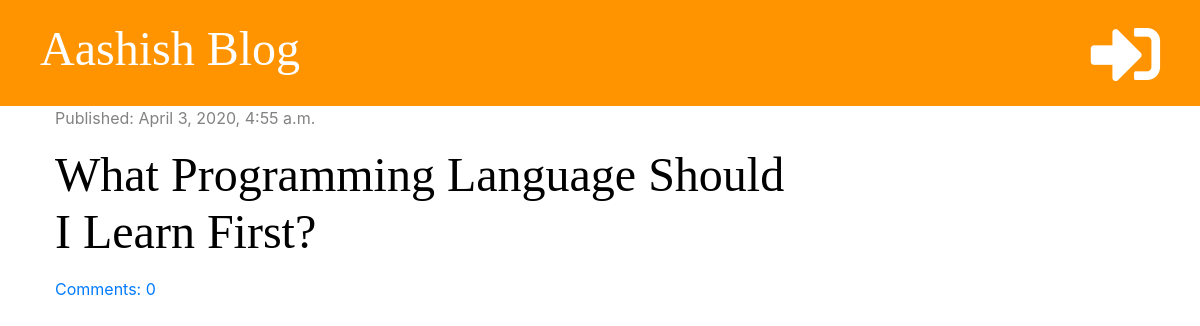
The page / on the database its author committed.
### blog/models.py (models this page shows, shortened)
class Post(models.Model):
    author = models.ForeignKey('auth.User', on_delete=models.CASCADE)
    title = models.CharField(max_length=200)
    text = models.TextField()
    created_date = models.DateTimeField(default=timezone.now)
    published_date = models.DateTimeField(blank=True, null=True)
    def approved_comments(self):
        return self.comments.filter(approved=True)

### blog/views.py (the view)
# urls.py: path('', views.post_list, name='post_list'),
def post_list(request):
    posts = Post.objects.filter(
        published_date__lte=timezone.now()).order_by('-published_date')
    stuff_for_frontend = {'posts': posts}
    return render(request, 'blog/post_list.html', stuff_for_frontend)

### blog/templatetags/markdownify.py (called while the page is built)
@register.filter
def markdown(value):
    renderer = HighlightRenderer()
    markdown = mistune.Markdown(renderer=renderer)
    return markdown(value)

### blog/templates/blog/post_list.html (shortened to what this page needs)
{% extends 'blog/base.html' %}
{% load markdownify %}
{% block content %}
{% for post in posts %}
<div class="post">
    <div class="date">
        <p>Published: {{ post.published_date }}</p>
    </div>
    <h1><a href="{% url 'post_detail' pk=post.pk %}">{{ post.title }}</a></h1>
    <a href="{% url 'post_detail' pk=post.pk %}">Comments: {{post.approved_comments.count}}</a>
</div>
{% endfor %}
{% endblock %}

### blog/static/css/blog.css (style rules this page uses)
h1, h2, h3, h4 { font-family: 'Tangerine', 'Inconsolata', 'Droid Sans', serif; font-size: 48px; }
.date { color: #828282; }
.post { margin-bottom: 70px; }
.post h1 a { color: #000000; }

### rows shown on the page
Post: published_date "April 3, 2020, 4:55 a.m.", title "What Programming Language Should I Learn First?", approved_comments.count "0"
